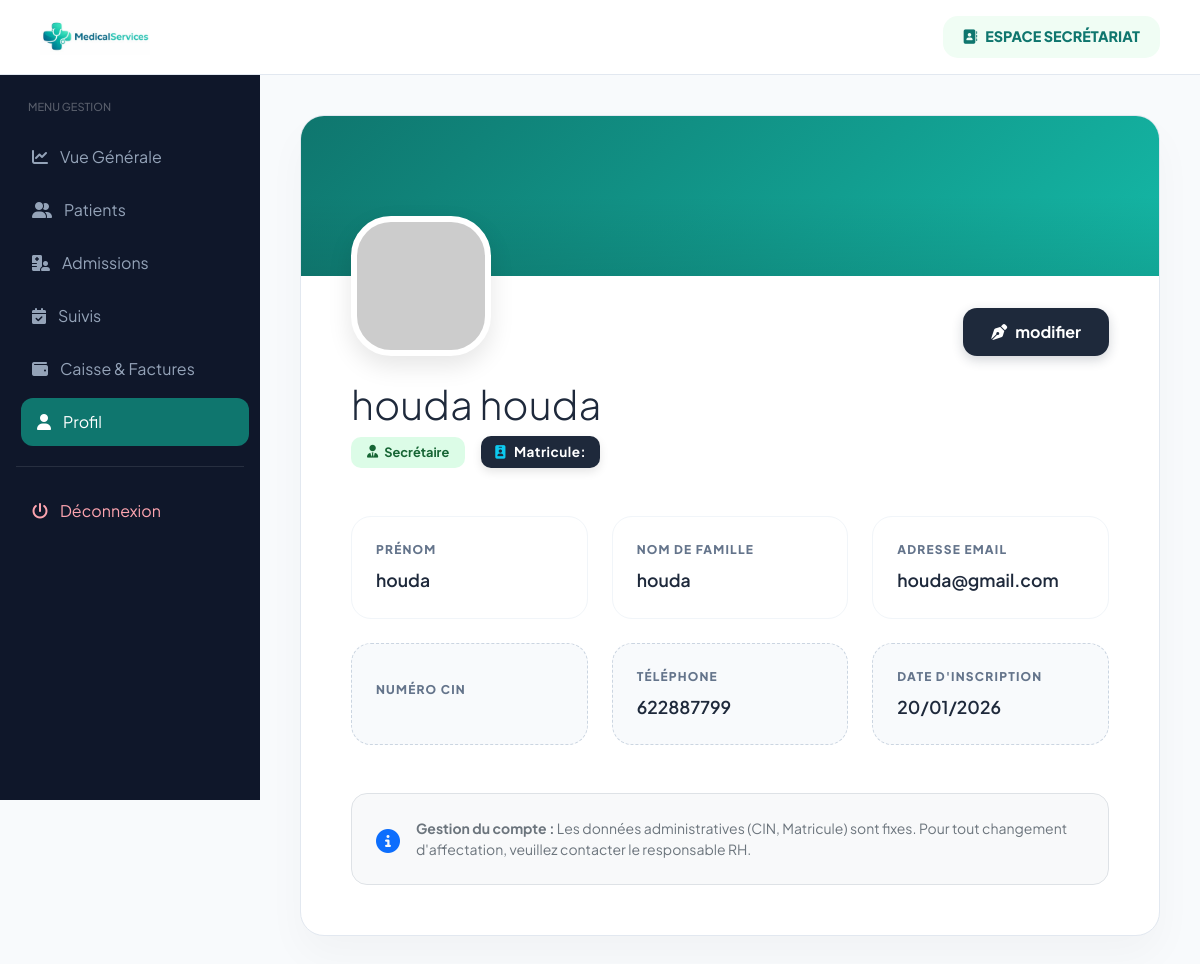
/connexion_secretaire/profil_secretaire.php (signed in), run on the app's committed database.
### tables this page shows
CREATE TABLE `utilisateurs` (
  `id_user` int(11) NOT NULL,
  `cin` varchar(255) NOT NULL,
  `matricule` varchar(255) NOT NULL,
  `nom` varchar(50) DEFAULT NULL,
  `prenom` varchar(50) DEFAULT NULL,
  `email` varchar(50) DEFAULT NULL,
  `mot_de_passe` varchar(255) DEFAULT NULL,
  `telephone` int(11) NOT NULL,
  `adresse` text NOT NULL,
  `photo` varchar(255) NOT NULL DEFAULT '''default_avatar.png''',
  `role` enum('infirmier','admin','medecin','secretaire') DEFAULT NULL,
  `specialite` varchar(255) NOT NULL DEFAULT 'Généraliste',
  `statut_compte` enum('actif','suspendu','conge') NOT NULL,
  `date_embauche` date NOT NULL DEFAULT current_timestamp(),
  `derniere_connexion` datetime DEFAULT NULL,
  `created_at` timestamp NOT NULL DEFAULT current_timestamp()
);

### connexion_secretaire/profil_secretaire.php (the view, shortened to what this page needs)
<?php
include("../config/connexion.php");
$id_user = $_SESSION['user_id'];
$stmt = $pdo->prepare("SELECT * FROM utilisateurs WHERE id_user = ?");
$stmt->execute([$id_user]);
$admin = $stmt->fetch(PDO::FETCH_ASSOC);
$photoPath = "../uploads/photos/" . $admin['photo'];
$final_photo = (!empty($admin['photo']) && file_exists($photoPath)) ? $photoPath : "https://ui-avatars.com/api/?name=" . urlencode($admin['prenom'] . ' ' . $admin['nom']) . "&background=0f766e&color=fff&size=128";
?>
<!DOCTYPE html>
<html lang="fr">
<head>
    <link rel="stylesheet" href="https://cdnjs.cloudflare.com/ajax/libs/font-awesome/6.5.0/css/all.min.css">
    <link href="https://cdn.jsdelivr.net/npm/bootstrap@5.3.2/dist/css/bootstrap.min.css" rel="stylesheet">
</head>
<body>
<header>
    <img src="../images/logo_app2.png" alt="Logo" style="height: 35px;">
    <div style="background: var(--primary-soft); color: var(--primary); padding: 10px 20px; border-radius: 15px; font-weight: 800; font-size: 0.9rem;">
        <i class="fa-solid fa-address-book me-2"></i>ESPACE SECRÉTARIAT
    </div>
</header>
    <aside class="sidebar">
        <h3 style="color:rgba(255,255,255,0.3); font-size:11px; text-transform:uppercase; margin-bottom:20px; padding-left:12px;">Menu Gestion</h3>
        <a href="dashboard_secretaire.php"><i class="fa-solid fa-chart-line"></i> Vue Générale</a>
        <a href="patients_secr.php" ><i class="fa-solid fa-user-group"></i> Patients</a>
         <a href="../admission/admissions_list.php"><i class="fa-solid fa-hospital-user"></i> Admissions</a>
        <a href="suivis.php"><i class="fa-solid fa-calendar-check"></i> Suivis</a>
        <a href="caisse.php"><i class="fa-solid fa-wallet"></i> Caisse & Factures</a>
         <a href="profil_secretaire.php" class="active"><i class="fa-solid fa-user"></i> Profil</a>
        <div style="height: 1px; background: rgba(255,255,255,0.1); margin: 20px 0;"></div>
        <a href="../connexio_utilisateur/deconnexion.php" style="color: #fda4af;"><i class="fa-solid fa-power-off"></i> Déconnexion</a>
    </aside>
<div class="main-wrapper">
    <main class="content-container">
        <form method="POST" id="profileForm" enctype="multipart/form-data">
            <div class="profile-card">
                <div class="profile-banner"></div>
                <div class="profile-body">
                    <div class="d-flex align-items-end justify-content-between mb-4">
                        <div class="avatar-container">
                            <img src="<?= $final_photo ?>" alt="Avatar" class="avatar-img" id="previewImg">
                        </div>
                        <div id="view-actions">
                            <button type="button" class="btn-edit" onclick="enableEdit()">
                                <i class="fa-solid fa-pen-nib me-2"></i>modifier
                            </button>
                        </div>
                    </div>
                    <div class="row align-items-center mb-5">
                        <div class="col-lg-7">
                            <h1 class="display-6 fw-800 mb-2"><?= $admin['prenom'] ?> <?= $admin['nom'] ?></h1>
                            <div class="d-flex flex-wrap gap-3 align-items-center">
                                <span class="status-tag"><i class="fa-solid fa-user-tie"></i> Secrétaire</span>
                                <span class="matricule-badge"><i class="fa-solid fa-id-badge me-2 text-info"></i>Matricule: <?= $admin['matricule'] ?></span>
                            </div>
                        </div>
                    </div>
                    <div class="row g-4">
                        <div class="col-md-4">
                            <div class="info-box">
                                <div class="info-label">Prénom</div>
                                <div class="info-value txt-view"><?= $admin['prenom'] ?></div>
                            </div>
                        </div>
                        <div class="col-md-4">
                            <div class="info-box">
                                <div class="info-label">Nom de famille</div>
                                <div class="info-value txt-view"><?= $admin['nom'] ?></div>
                            </div>
                        </div>
                        <div class="col-md-4">
                            <div class="info-box">
                                <div class="info-label">Adresse Email</div>
                                <div class="info-value txt-view"><?= $admin['email'] ?></div>
                            </div>
                        </div>
                        <div class="col-md-4">
                            <div class="info-box locked-box">
                                <div class="info-label">Numéro CIN</div>
                            </div>
                        </div>
                        <div class="col-md-4">
                            <div class="info-box locked-box">
                                <div class="info-label">Téléphone</div>
                                <div class="info-value"><?= $admin['telephone'] ?></div>
                            </div>
                        </div>
                        <div class="col-md-4">
                            <div class="info-box locked-box">
                                <div class="info-label">Date d'inscription</div>
                                <div class="info-value"><?= date('d/m/Y', strtotime($admin['date_inscription'] ?? 'now')) ?></div>
                            </div>
                        </div>
                    </div>
                    <div class="mt-5 p-4 rounded-4 bg-light border d-flex align-items-start gap-3">
                        <div class="text-primary fs-4 mt-1"><i class="fa-solid fa-circle-info"></i></div>
                        <div>
                            <p class="small text-secondary m-0">
                                <strong>Gestion du compte :</strong> Les données administratives (CIN, Matricule) sont fixes. Pour tout changement d'affectation, veuillez contacter le responsable RH.
                            </p>
                        </div>
                    </div>
                </div>
            </div>
        </form>
    </main>
</div>
</body>
</html>

### connexion_secretaire/profil_secretaire.php (style rules this page uses)
:root { --primary: #0f766e; --primary-dark: #134e4a; --primary-soft: #f0fdf4; --sidebar-bg: #0f172a; --bg-body: #f8fafc; --border: #e2e8f0; --text-main: #1e293b; --text-muted: #64748b; }
body { background: var(--bg-body); font-family: 'Plus Jakarta Sans', sans-serif; display: flex; min-height: 100vh; margin: 0; color: var(--text-main); }
header { background: #ffffff; padding: 0 40px; height: 75px; display: flex; justify-content: space-between; align-items: center; border-bottom: 1px solid var(--border); position: fixed; width: 100%; top: 0; z-index: 1050; }
.sidebar { width: 260px; background: var(--sidebar-bg); height: 100vh; position: fixed; top: 0; padding: 100px 16px 24px; z-index: 1000; }
.sidebar a { display: flex; align-items: center; gap: 12px; color: #94a3b8; text-decoration: none; padding: 12px 16px; border-radius: 12px; margin-bottom: 5px; transition: 0.3s cubic-bezier(0.4, 0, 0.2, 1); }
.sidebar a:hover, .sidebar a.active { background: var(--primary); color: #ffffff; transform: translateX(5px); }
.main-wrapper { flex: 1; margin-left: 260px; padding-top: 75px; transition: 0.3s; }
.content-container { padding: 40px; max-width: 1000px; margin: 0 auto; }
.profile-card { background: white; border-radius: 24px; border: 1px solid var(--border); box-shadow: 0 20px 40px rgba(0,0,0,0.03); overflow: hidden; position: relative; }
.profile-banner { height: 160px; background: linear-gradient(135deg, #0f766e 0%, #14b8a6 100%); position: relative; }
.profile-banner::after { content: ""; position: absolute; bottom: 0; left: 0; right: 0; height: 50%; background: linear-gradient(to top, rgba(0,0,0,0.1), transparent); }
.profile-body { padding: 0 50px 50px; margin-top: -60px; position: relative; }
.avatar-container { position: relative; width: 140px; height: 140px; transition: 0.3s; }
.avatar-img { width: 140px; height: 140px; border-radius: 40px; border: 6px solid white; box-shadow: 0 10px 25px rgba(0,0,0,0.1); object-fit: cover; background: white; }
.info-box { padding: 24px; background: #ffffff; border-radius: 20px; border: 1px solid #f1f5f9; transition: 0.3s; height: 100%; display: flex; flex-direction: column; justify-content: center; }
.info-label { font-size: 0.75rem; font-weight: 800; color: var(--text-muted); text-transform: uppercase; letter-spacing: 1.2px; margin-bottom: 8px; }
.info-value { font-size: 1.1rem; font-weight: 600; color: var(--text-main); }
.matricule-badge { background: #1e293b; color: #fff; padding: 6px 14px; border-radius: 10px; font-weight: 700; font-size: 0.85rem; letter-spacing: 0.5px; box-shadow: 0 4px 10px rgba(0,0,0,0.1); }
.status-tag { font-size: 0.8rem; font-weight: 700; background: #dcfce7; color: #166534; padding: 6px 16px; border-radius: 10px; display: inline-flex; align-items: center; gap: 6px; }
.btn-edit, .btn-save { background: #1e293b; color: white; padding: 12px 28px; border-radius: 14px; font-weight: 700; transition: 0.3s; border: none; box-shadow: 0 4px 12px rgba(30, 41, 59, 0.2); }
.locked-box { background: #f8fafc !important; border: 1px dashed #cbd5e1 !important; }

### data on the page
utilisateurs: prenom "houda", nom "houda", email "houda@gmail.com", telephone "622887799"

### other printed values
date('d/m/Y', strtotime($admin['date_inscription'] ?? 'now')) "20/01/2026"
